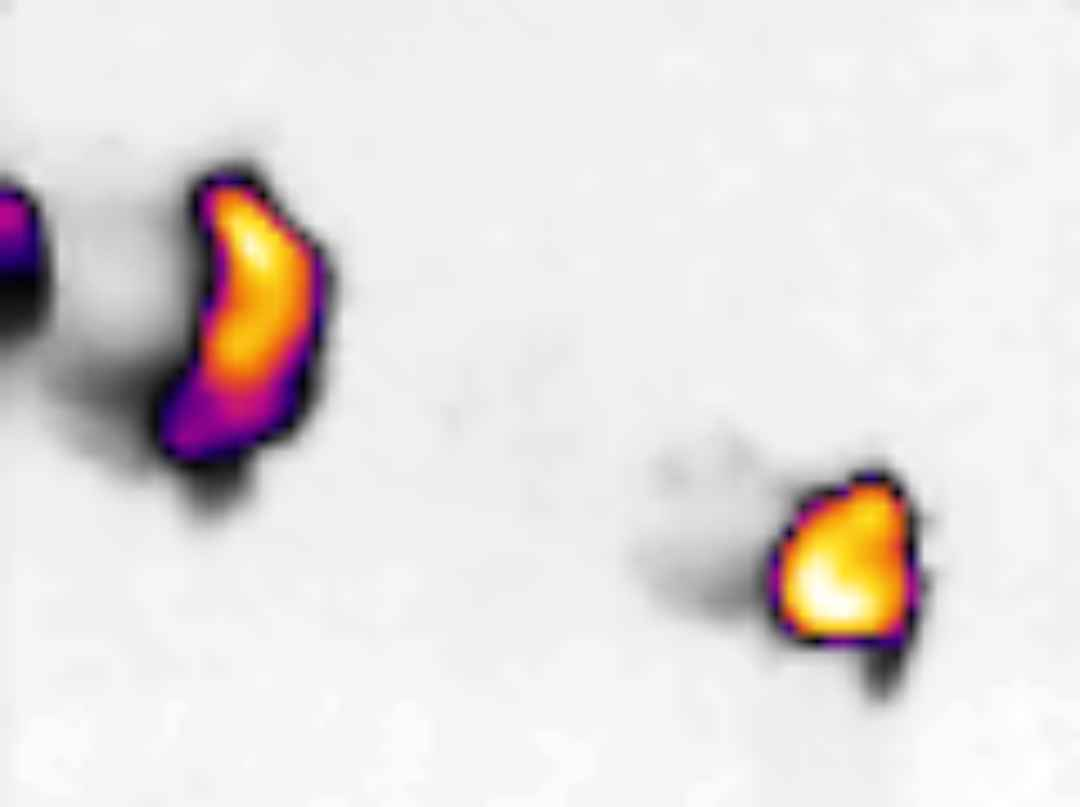
#> input picture imgs/therm2_2ppl.jpg, 1080 x 807 px, found by its file name
$ python obj_id_funcs.py
#> lines starting #> are read from the running program, lines starting #| are printed output that depends on the picture; after the words box and inside, x2 and y2 are one past the last pixel; in counts of white or black regions, pixels touching at a corner belong together
import cv2 as cv
from matplotlib import pyplot as plt

def find_bboxes(image_path):

    """
    Outputs bounding boxes for all living objects in a thermal image.

    Args:
        image_path (str): path to input image

    Returns
        array: array of bounding boxes, where each list inside array is in format [x, y, w, h]

    """
#> called with image_path = 'imgs/therm2_2ppl.jpg'
    img = cv.imread(image_path)
#> img is the input picture: shape (807, 1080, 3); mean B, G, R 221.2, 222.3, 227.5

    # Convert from BGR (OpenCV's default) to RGB (Matplotlib's default)
    img_rgb = cv.cvtColor(img, cv.COLOR_BGR2RGB)
    img_gray = cv.cvtColor(img_rgb, cv.COLOR_RGB2GRAY)
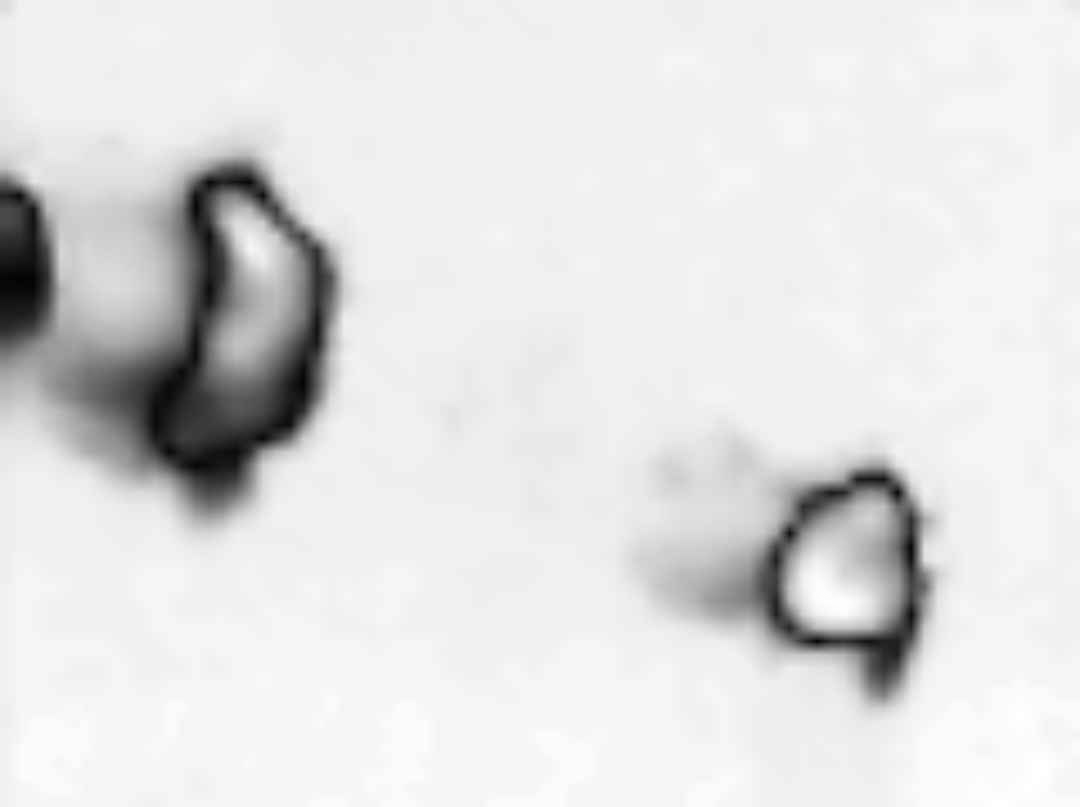
#> img_gray: shape (807, 1080); min 2, max 255, mean 223.7

    _, thresh = cv.threshold(img_gray, 100, 255, cv.THRESH_BINARY_INV) # Picks out the dark parts of the image
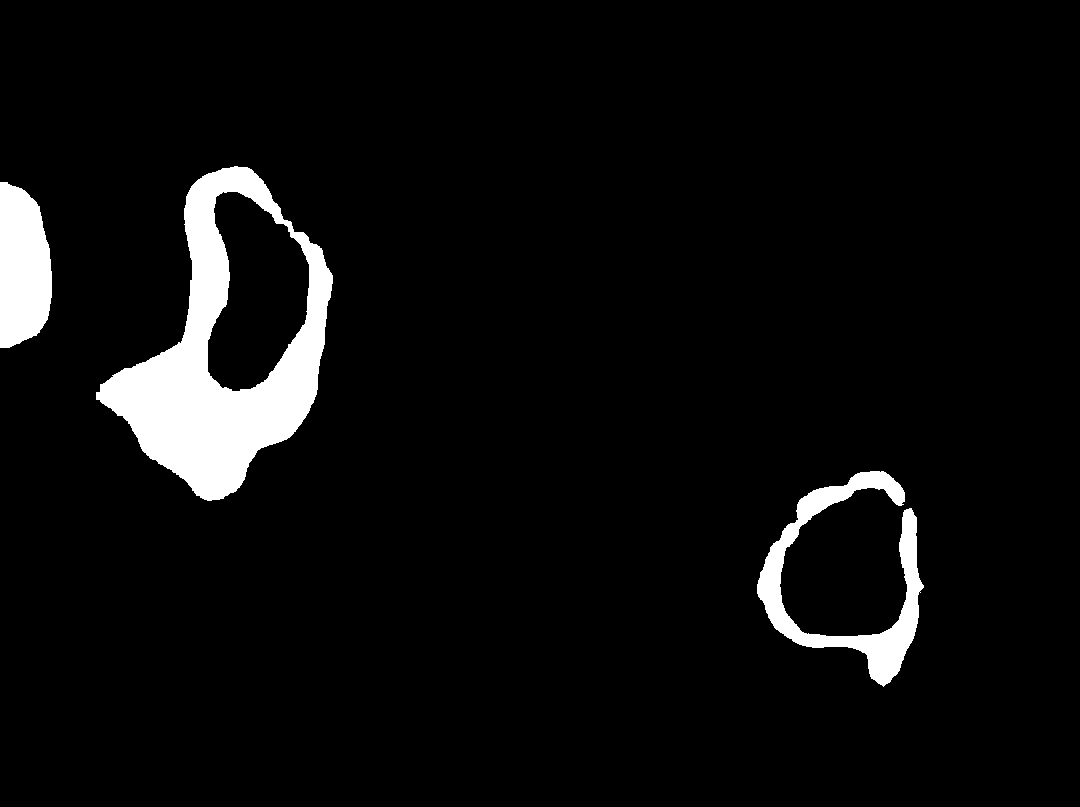
#> thresh: shape (807, 1080); 5.3% white; 3 white regions

    bounding = img_rgb.copy()
    contours, _ = cv.findContours(thresh, cv.RETR_EXTERNAL, cv.CHAIN_APPROX_SIMPLE)
#> contours = 3 contours; box (x1, y1, x2, y2) and area: (96, 166, 333, 501) 43068, (757, 471, 924, 687) 8632, (0, 182, 52, 348) 6879
    c = []

    # filter out contours that are too small
    min_area = 100  # Adjust this value
    for contour in contours:
        area = cv.contourArea(contour)
        if area > min_area:
            c.append(contour)
            pass
#> this loop made 3 passes
#> area on passes 1 to 3: 8631.5, 6879, 43068.5
#> after the loop, c has the same summary as contours

    output = []

    for contour in c:
        x, y, w, h = cv.boundingRect(contour) # determine rectangular bounding box
        output.append([x, y, w, h]) # add the rectangle to the output array
#> this loop made 3 passes
#> (x, y, w, h) on passes 1 to 3: (757, 471, 167, 216), (0, 182, 52, 166), (96, 166, 237, 335)
#> after the loop, output = [[757, 471, 167, 216], [0, 182, 52, 166], [96, 166, 237, 335]]

    return output


def disp_bboxes(bboxes):

    img = cv.imread(image_path).copy()

    for box in bboxes:
        x = box[0]
        y = box[1]
        w = box[2]
        h = box[3]

        cv.rectangle(img, (x, y), (x + w, y + h), (255, 0, 0), 2)

    plt.imshow(img)
    plt.axis('off')
    plt.show()

image_path = 'imgs/therm2_2ppl.jpg'
bboxes = find_bboxes(image_path)
#> bboxes has the same summary as output in find_bboxes
disp_bboxes(bboxes)
#> the loop in disp_bboxes, `for box in bboxes:` made 3 passes
#> after the loop in disp_bboxes, `for box in bboxes:`:
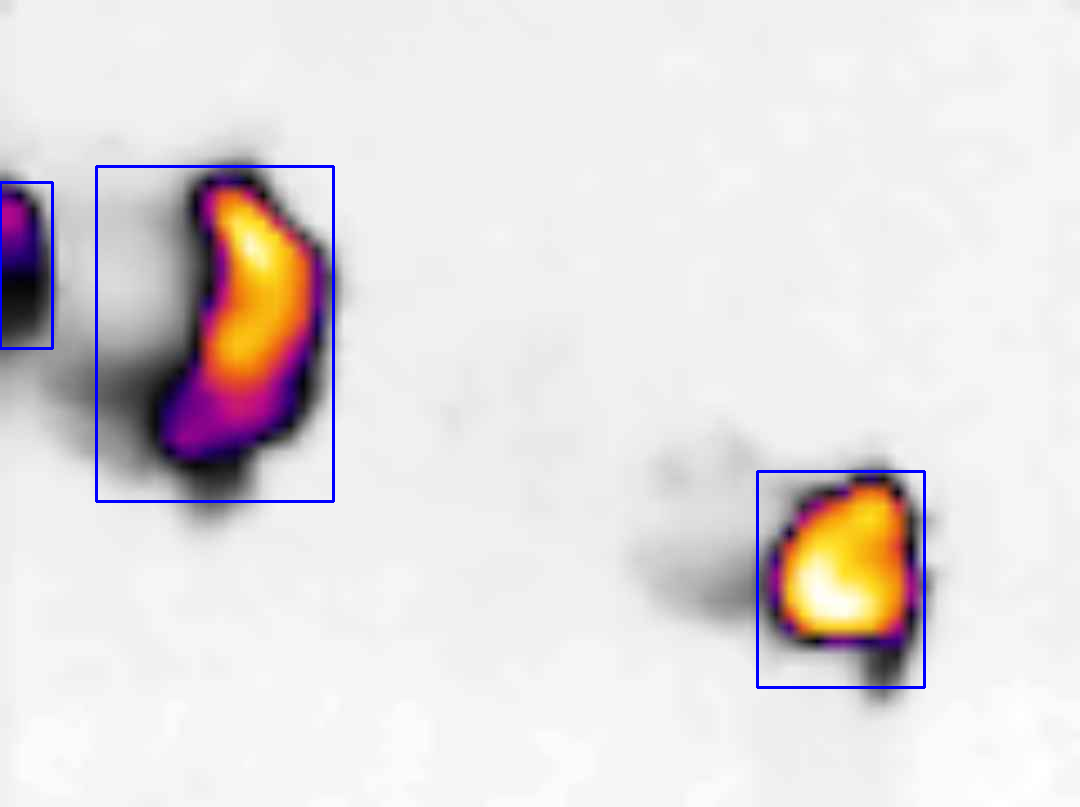
#> img: shape (807, 1080, 3); 0.79% of pixels changed, all inside (x1, y1, x2, y2) = (0, 165, 926, 689)

$ run again, with imgs/therm3_5ppl.jpg copied over imgs/therm2_2ppl.jpg
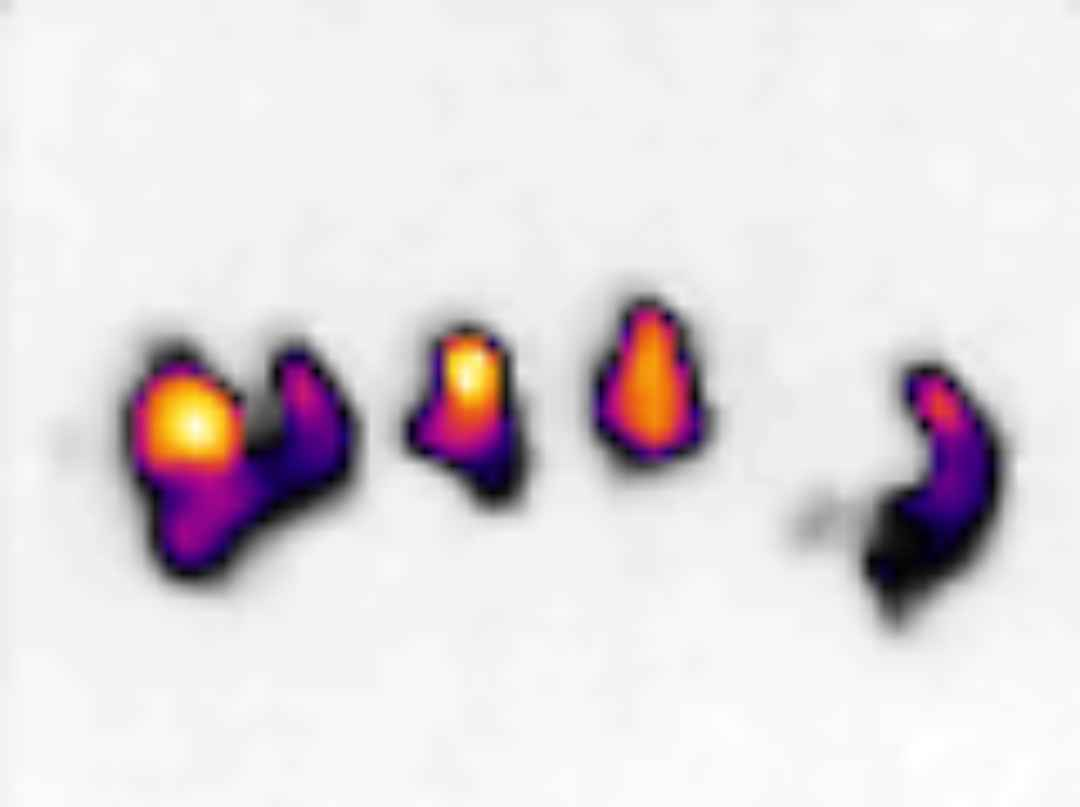
#> input picture imgs/therm3_5ppl.jpg, 1080 x 807 px, found by its file name
#> in find_bboxes, img is the input picture: shape (807, 1080, 3); mean B, G, R 221.2, 218, 224.2
#> in find_bboxes, `_, thresh = cv.threshold(img_gray, 100, 255, cv.THRESH_BINARY_INV)`:
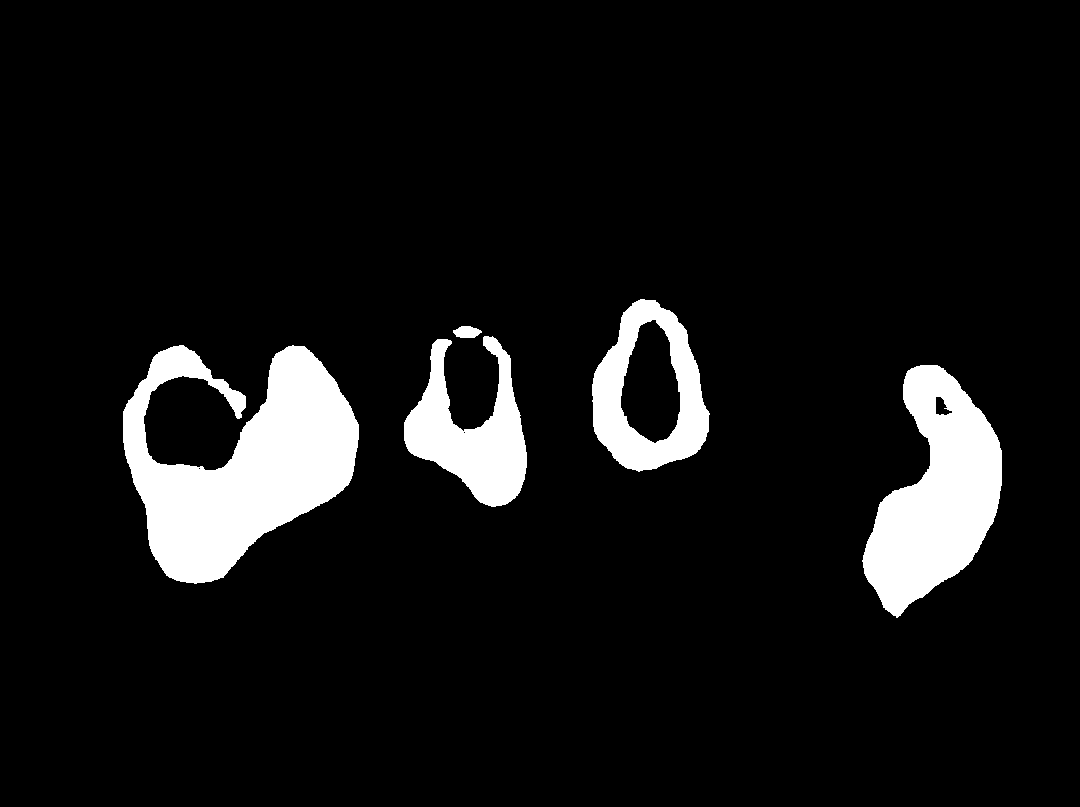
#> thresh: shape (807, 1080); 8.1% white; 5 white regions
#> contours = 5 contours; box (x1, y1, x2, y2) and area: (123, 345, 359, 584) 30390, (862, 365, 1002, 618) 19720, (592, 299, 710, 472) 14491, (404, 336, 527, 507) 10068, (453, 326, 482, 338) 228
#> the loop in find_bboxes, `for contour in contours:` made 5 passes
#> area on passes 1 to 5: 19720, 30389.5, 10068.5, 228, 14491
#> after the loop in find_bboxes, `for contour in contours:`: c has the same summary as contours
#> the loop in find_bboxes, `for contour in c:` made 5 passes
#> (x, y, w, h) on passes 1 to 5: (862, 365, 140, 253), (123, 345, 236, 239), (404, 336, 123, 171), (453, 326, 29, 12), (592, 299, 118, 173)
#> after the loop in find_bboxes, `for contour in c:`: output = [[862, 365, 140, 253], [123, 345, 236, 239], [404, 336, 123, 171], [453, 326, 29, 12], [592, 299, 118, 173]]
#> bboxes has the same summary as output in find_bboxes
#> the loop in disp_bboxes, `for box in bboxes:` made 5 passes
#> after the loop in disp_bboxes, `for box in bboxes:`:
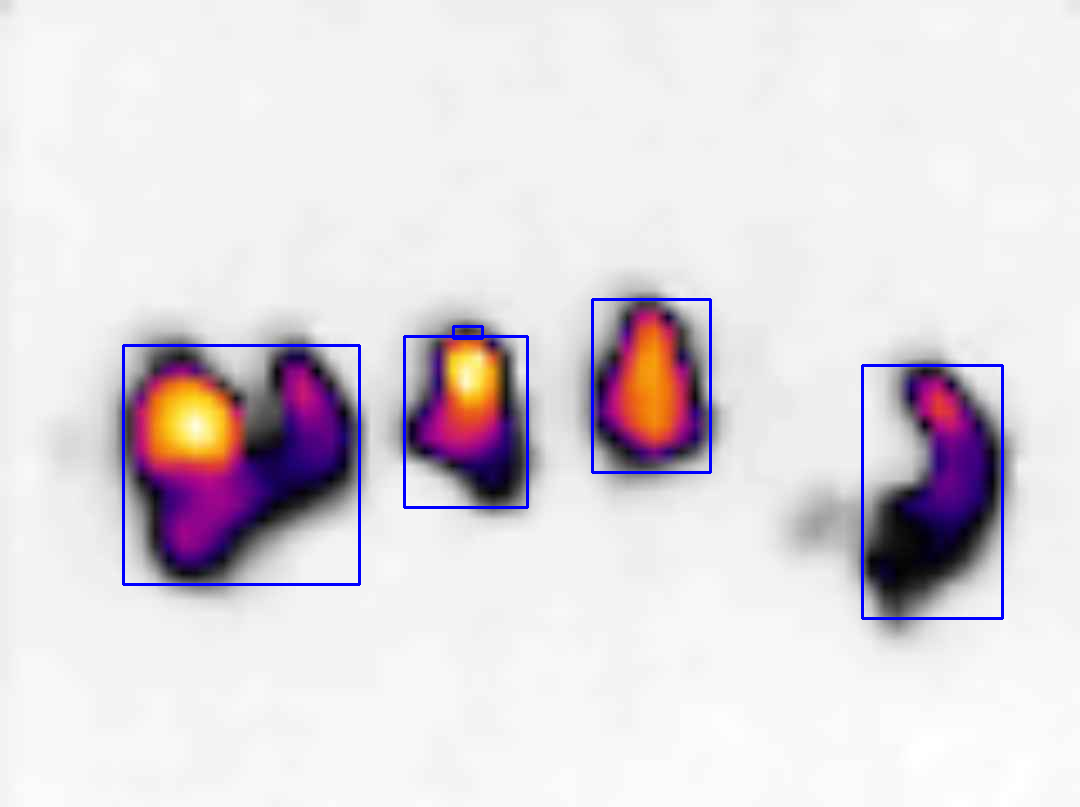
#> img: shape (807, 1080, 3); 1.02% of pixels changed, all inside (x1, y1, x2, y2) = (122, 298, 1004, 620)

$ run again, with imgs/therm1_person.jpg copied over imgs/therm2_2ppl.jpg
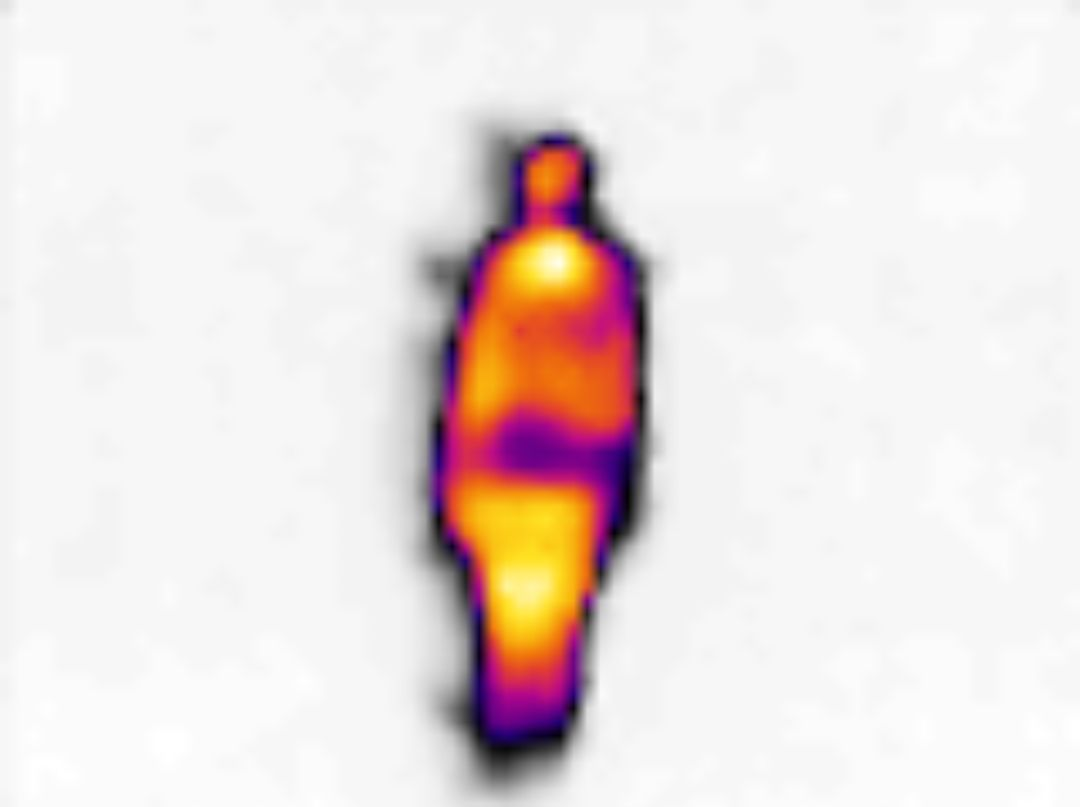
#> input picture imgs/therm1_person.jpg, 1080 x 807 px, found by its file name
#> in find_bboxes, img is the input picture: shape (807, 1080, 3); mean B, G, R 222.7, 224.5, 235
#> in find_bboxes, `_, thresh = cv.threshold(img_gray, 100, 255, cv.THRESH_BINARY_INV)`:
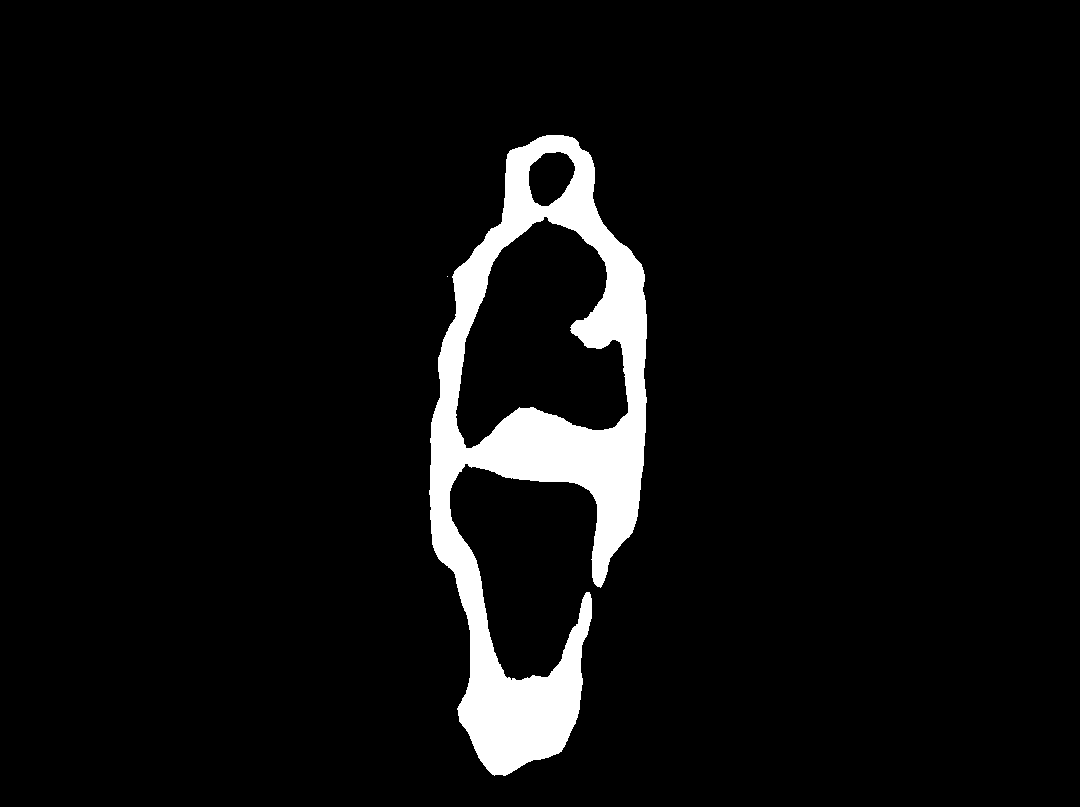
#> thresh: shape (807, 1080); 5.6% white; 2 white regions (1 under 20 px)
#> contours = 2 contours, 1 with area under 20; largest, box (x1, y1, x2, y2) and area: (429, 135, 647, 776) 75058
#> the loop in find_bboxes, `for contour in contours:` made 2 passes
#> area on pass 2: 75057.5
#> after the loop in find_bboxes, `for contour in contours:`: c = 1 contour; box (x1, y1, x2, y2) and area: (429, 135, 647, 776) 75058
#> the loop in find_bboxes, `for contour in c:` made 1 pass
#> (x, y, w, h) on pass 1: (429, 135, 218, 641)
#> after the loop in find_bboxes, `for contour in c:`: output = [[429, 135, 218, 641]]
#> the loop in disp_bboxes, `for box in bboxes:` made 1 pass
#> after the loop in disp_bboxes, `for box in bboxes:`:
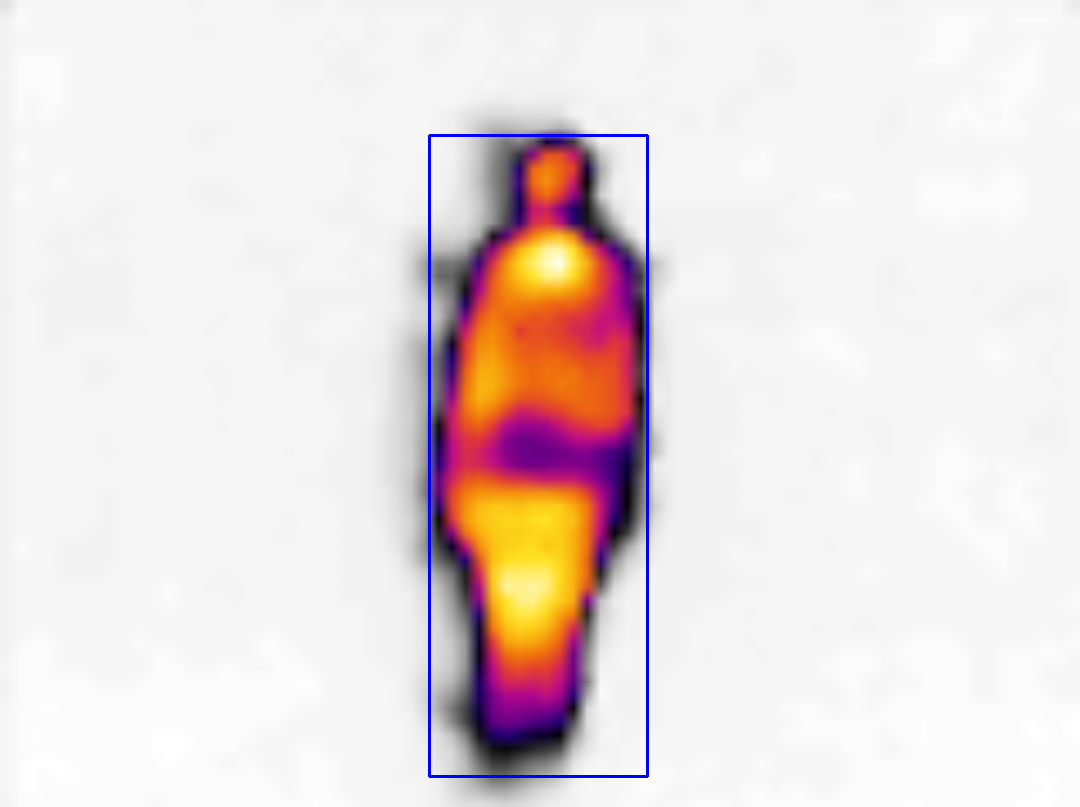
#> img: shape (807, 1080, 3); 0.59% of pixels changed, all inside (x1, y1, x2, y2) = (428, 134, 649, 778)
